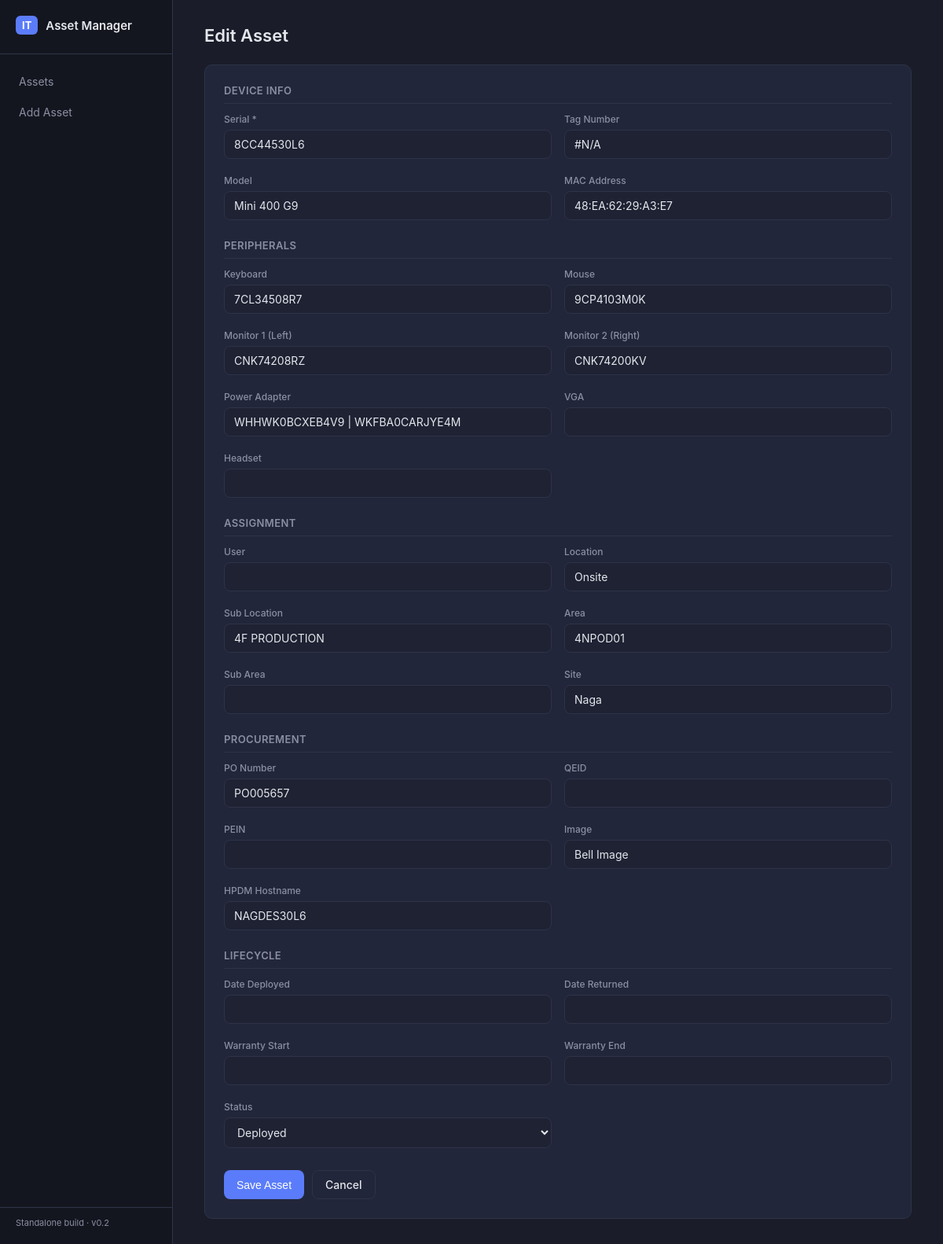
Page /assets/1/edit on the committed database.
### tables this page shows
CREATE TABLE assets (
    id INTEGER PRIMARY KEY AUTOINCREMENT,
    serial TEXT UNIQUE NOT NULL,
    mac TEXT,
    model TEXT,
    keyboard TEXT,
    mouse TEXT,
    monitor_left TEXT,
    monitor_right TEXT,
    power_adapter TEXT,
    vga TEXT,
    headset TEXT,
    location TEXT,
    sub_location TEXT,
    area TEXT,
    sub_area TEXT,
    qeid TEXT,
    pein TEXT,
    user TEXT,
    site TEXT,
    po_number TEXT,
    image TEXT,
    hpdm_hostname TEXT,
    tag_number TEXT,
    date_deployed TEXT,
    date_returned TEXT,
    warranty_start TEXT,
    warranty_end TEXT,
    status TEXT DEFAULT 'Deployed',
    date_added TEXT DEFAULT CURRENT_TIMESTAMP
);

### itam_app.py (the view, shortened to what this page needs)
@app.route('/assets/<int:asset_id>/edit', methods=['GET', 'POST'])
def edit_asset(asset_id):
    conn = get_db_connection()
    asset = conn.execute('SELECT * FROM assets WHERE id = ?', (asset_id,)).fetchone()
    conn.close()
    if asset is None:
        flash('Asset not found.', 'error')
        return redirect(url_for('list_assets'))
    return render_template('asset_form.html', asset=asset, sections=FORM_SECTIONS, status_options=STATUS_OPTIONS)

### itam_app.py (called while the page is built)
def get_db_connection():
    conn = sqlite3.connect(DB_PATH)
    conn.row_factory = sqlite3.Row
    return conn

### templates/asset_form.html (shortened to what this page needs)
{% extends "base.html" %}
{% block content %}
<div class="page-header">
    <h1>{{ 'Edit Asset' if asset else 'Add Asset' }}</h1>
</div>
<form method="POST" class="form-card form-card-wide">
    {% for section_name, fields in sections %}
    <h2 class="form-section-title">{{ section_name }}</h2>
    <div class="form-grid">
        {% for field, label, required in fields %}
        <div class="form-group">
            <label>{{ label }}{% if required %} *{% endif %}</label>
            {% if field == 'status' %}
            <select name="status">
                {% for s in status_options %}
                <option value="{{ s }}" {% if asset and asset['status'] == s %}selected{% endif %}>{{ s }}</option>
                {% endfor %}
            </select>
            {% else %}
            <input type="text" name="{{ field }}" value="{{ asset[field] if asset else '' }}" {% if required %}required{% endif %}>
            {% endif %}
        </div>
        {% endfor %}
    </div>
    {% endfor %}
    <div class="form-actions">
        <button type="submit" class="btn-primary">Save Asset</button>
        <a href="{{ url_for('list_assets') }}" class="btn-secondary">Cancel</a>
    </div>
</form>
{% endblock %}

### static/style.css (style rules this page uses)
:root { --bg-dark: #1a1d29; --bg-sidebar: #14161f; --bg-card: #22263a; --bg-input: #1e2233; --border: #2e3348; --text-primary: #e4e6ec; --text-muted: #8b8fa3; --accent: #5b7cfa; --accent-hover: #4a67e0; --success: #3ecf8e; --error: #f2545b; --warning: #f2b705; }
* { box-sizing: border-box; margin: 0; padding: 0; }
body { font-family: -apple-system, BlinkMacSystemFont, 'Segoe UI', sans-serif; background: var(--bg-dark); color: var(--text-primary); }
.page-header { display: flex; justify-content: space-between; align-items: center; margin-bottom: 24px; flex-wrap: wrap; gap: 12px; }
.page-header h1 { font-size: 22px; font-weight: 600; word-break: break-word; }
.btn-primary, .btn-secondary { display: inline-block; padding: 9px 16px; border-radius: 8px; font-size: 14px; font-weight: 500; text-decoration: none; border: none; cursor: pointer; }
.btn-primary { background: var(--accent); color: white; }
.btn-secondary { background: var(--bg-card); color: var(--text-primary); border: 1px solid var(--border); }
.form-card { background: var(--bg-card); border: 1px solid var(--border); border-radius: 10px; padding: 24px; max-width: 640px; }
.form-card-wide { max-width: 900px; }
.form-section-title { font-size: 13px; font-weight: 600; text-transform: uppercase; letter-spacing: 0.03em; color: var(--text-muted); margin: 20px 0 12px; padding-bottom: 8px; border-bottom: 1px solid var(--border); }
.form-section-title:first-child { margin-top: 0; }
.form-grid { display: grid; grid-template-columns: repeat(2, 1fr); gap: 16px; }
.form-group { margin-bottom: 4px; }
.form-group label { display: block; font-size: 12px; color: var(--text-muted); margin-bottom: 6px; font-weight: 500; }
.form-group input, .form-group select, .form-group textarea { width: 100%; background: var(--bg-input); border: 1px solid var(--border); color: var(--text-primary); padding: 9px 12px; border-radius: 8px; font-size: 14px; font-family: inherit; }
.form-actions { display: flex; gap: 10px; margin-top: 24px; }

### rows in the picture
assets: serial "8CC44530L6" "#N/A" "Mini 400 G9" "48:EA:62:29:A3:E7" "7CL34508R7" "9CP4103M0K" "CNK74208RZ" "CNK74200KV" "WHHWK0BCXEB4V9 | WKFBA0CARJYE4M" "Onsite" "4F PRODUCTION" "4NPOD01" "Naga" "PO005657" "Bell Image" "NAGDES30L6", status "Deployed"

### other values in the picture
{{ 'Edit Asset' if asset else 'Add Asset' }} "Edit Asset"
{{ section_name }} "DEVICE INFO" "PERIPHERALS" "ASSIGNMENT" "PROCUREMENT" "LIFECYCLE"
{{ label }} "Serial" "Tag Number" "Model" "MAC Address" "Keyboard" "Mouse" "Monitor 1 (Left)" "Monitor 2 (Right)" "Power Adapter" "VGA" "Headset" "User" "Location" "Sub Location" "Area" "Sub Area" "Site" "PO Number" "QEID" "PEIN" "Image" "HPDM Hostname" "Date Deployed" "Date Returned" "Warranty Start" "Warranty End" "Status"
